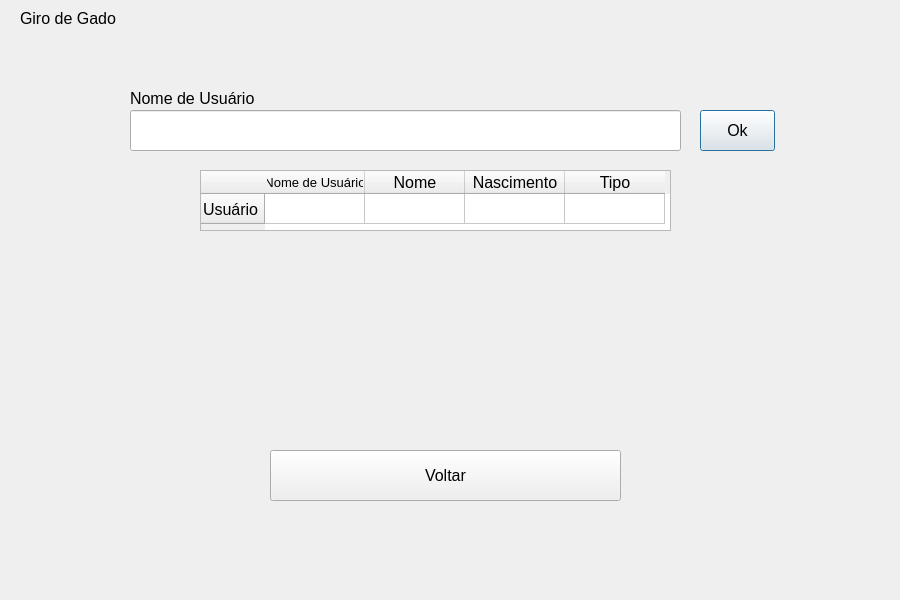
<?xml version="1.0" encoding="UTF-8"?>
<ui version="4.0">
 <class>UserQueryScreen</class>
 <widget class="QDialog" name="UserQueryScreen">
  <property name="geometry">
   <rect>
    <x>0</x>
    <y>0</y>
    <width>900</width>
    <height>600</height>
   </rect>
  </property>
  <property name="windowTitle">
   <string>Tela de Consulta de Usuário</string>
  </property>
  <widget class="QLineEdit" name="inputNickname">
   <property name="geometry">
    <rect>
     <x>130</x>
     <y>110</y>
     <width>551</width>
     <height>41</height>
    </rect>
   </property>
   <property name="font">
    <font>
     <pointsize>12</pointsize>
    </font>
   </property>
  </widget>
  <widget class="QPushButton" name="okButton">
   <property name="geometry">
    <rect>
     <x>700</x>
     <y>110</y>
     <width>75</width>
     <height>41</height>
    </rect>
   </property>
   <property name="font">
    <font>
     <pointsize>12</pointsize>
    </font>
   </property>
   <property name="text">
    <string>Ok</string>
   </property>
  </widget>
  <widget class="QTableWidget" name="userQueryTable">
   <property name="geometry">
    <rect>
     <x>200</x>
     <y>170</y>
     <width>471</width>
     <height>61</height>
    </rect>
   </property>
   <property name="font">
    <font>
     <pointsize>12</pointsize>
    </font>
   </property>
   <row>
    <property name="text">
     <string>Usuário</string>
    </property>
   </row>
   <column>
    <property name="text">
     <string>Nome de Usuário</string>
    </property>
    <property name="font">
     <font>
      <pointsize>10</pointsize>
     </font>
    </property>
   </column>
   <column>
    <property name="text">
     <string>Nome</string>
    </property>
   </column>
   <column>
    <property name="text">
     <string>Nascimento</string>
    </property>
   </column>
   <column>
    <property name="text">
     <string>Tipo</string>
    </property>
   </column>
   <item row="0" column="0">
    <property name="text">
     <string/>
    </property>
    <property name="flags">
     <set>ItemIsSelectable|ItemIsDragEnabled|ItemIsDropEnabled|ItemIsUserCheckable|ItemIsEnabled</set>
    </property>
   </item>
   <item row="0" column="1">
    <property name="text">
     <string/>
    </property>
    <property name="flags">
     <set>ItemIsSelectable|ItemIsDragEnabled|ItemIsDropEnabled|ItemIsUserCheckable|ItemIsEnabled</set>
    </property>
   </item>
   <item row="0" column="2">
    <property name="text">
     <string/>
    </property>
    <property name="flags">
     <set>ItemIsSelectable|ItemIsDragEnabled|ItemIsDropEnabled|ItemIsUserCheckable|ItemIsEnabled</set>
    </property>
   </item>
   <item row="0" column="3">
    <property name="text">
     <string/>
    </property>
    <property name="flags">
     <set>ItemIsSelectable|ItemIsDragEnabled|ItemIsDropEnabled|ItemIsUserCheckable|ItemIsEnabled</set>
    </property>
   </item>
  </widget>
  <widget class="QLabel" name="labelNickname">
   <property name="geometry">
    <rect>
     <x>130</x>
     <y>90</y>
     <width>171</width>
     <height>16</height>
    </rect>
   </property>
   <property name="font">
    <font>
     <pointsize>12</pointsize>
    </font>
   </property>
   <property name="text">
    <string>Nome de Usuário</string>
   </property>
  </widget>
  <widget class="QLabel" name="labelTitle">
   <property name="geometry">
    <rect>
     <x>20</x>
     <y>10</y>
     <width>101</width>
     <height>16</height>
    </rect>
   </property>
   <property name="font">
    <font>
     <pointsize>12</pointsize>
    </font>
   </property>
   <property name="text">
    <string>Giro de Gado</string>
   </property>
  </widget>
  <widget class="QPushButton" name="backButton">
   <property name="geometry">
    <rect>
     <x>270</x>
     <y>450</y>
     <width>351</width>
     <height>51</height>
    </rect>
   </property>
   <property name="font">
    <font>
     <pointsize>12</pointsize>
    </font>
   </property>
   <property name="text">
    <string>Voltar</string>
   </property>
  </widget>
 </widget>
 <resources/>
 <connections/>
</ui>
